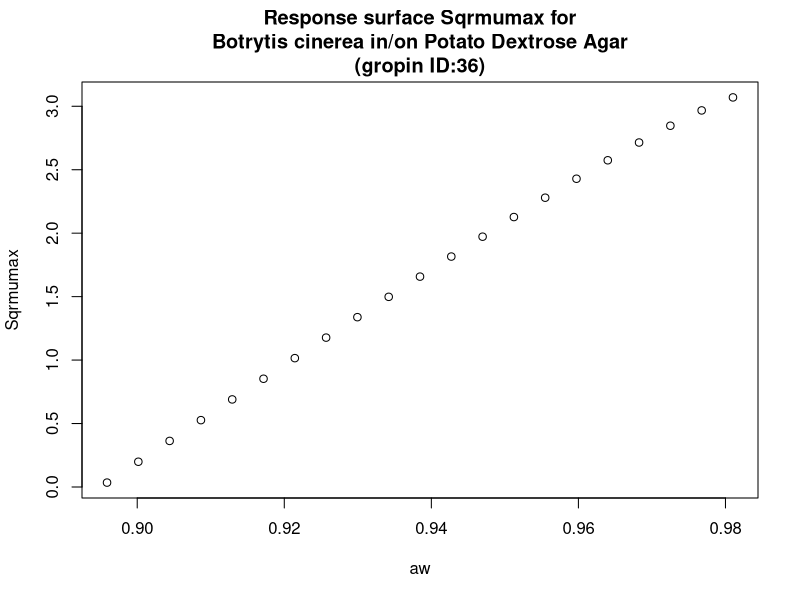

Reproduce this figure in R.
#############################
# start of Parameter script
#############################
aw <- seq(0.895895,0.981018981018981,length.out=21)
#############################
# end of Parameter script
#############################
############################# 
# start of Model script Gropin ID 36 
#############################
 
# constant coefficients for this model
awmin <- 0.895
awopt <- 0.988
 
variables <- data.frame(aw)
argumentsPar <- expand.grid(variables)
 
# heart of the model
response_surface <- function(aw) {
   mumax <-(9.97^0.5)*(((aw-1)*(aw-awmin)^2)/((awopt-awmin)*(((awopt-awmin)*(aw-awopt))-((awopt-1)*(awopt+awmin-2*aw)))))^0.5

return(mumax=mumax)
} 

# output parameters
responseSurface <- cbind(argumentsPar,response_surface(argumentsPar['aw']))
colnames(responseSurface) <- c(colnames(argumentsPar),'Sqrmumax')
#############################
# End of Model script
#############################
############################# 
# start of Visualisation script Gropin ID 36 
#############################
plot(aw,responseSurface$'Sqrmumax',xlab='aw',
                          ylab='Sqrmumax',main='Response surface Sqrmumax for
Botrytis cinerea in/on Potato Dextrose Agar
(gropin ID:36)')
#############################
# End of Visualisation script
#############################
